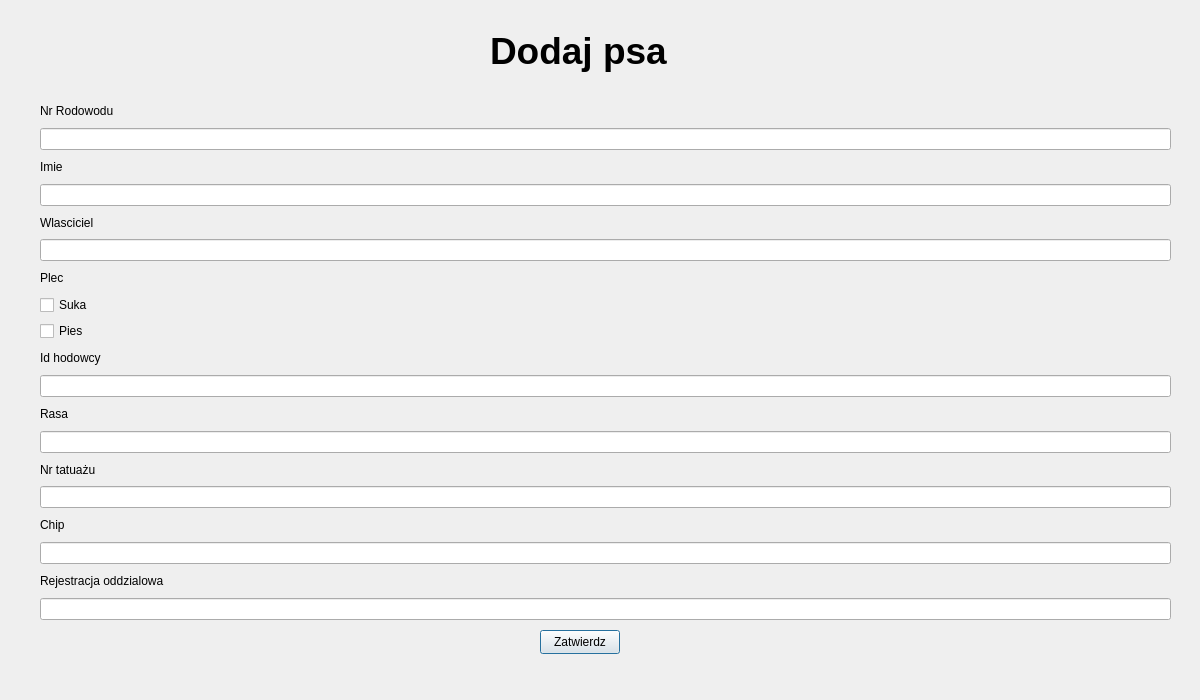
<?xml version="1.0" encoding="UTF-8"?>
<ui version="4.0">
 <class>Dodajpsaokno</class>
 <widget class="QDialog" name="Dodajpsaokno">
  <property name="geometry">
   <rect>
    <x>0</x>
    <y>0</y>
    <width>1200</width>
    <height>700</height>
   </rect>
  </property>
  <property name="windowTitle">
   <string>Dialog</string>
  </property>
  <widget class="QLabel" name="dodajpsalabel">
   <property name="geometry">
    <rect>
     <x>490</x>
     <y>20</y>
     <width>241</width>
     <height>61</height>
    </rect>
   </property>
   <property name="font">
    <font>
     <pointsize>28</pointsize>
     <bold>true</bold>
    </font>
   </property>
   <property name="text">
    <string>Dodaj psa</string>
   </property>
  </widget>
  <widget class="QPushButton" name="pushButton_zatwierdz">
   <property name="geometry">
    <rect>
     <x>540</x>
     <y>630</y>
     <width>80</width>
     <height>24</height>
    </rect>
   </property>
   <property name="text">
    <string>Zatwierdz</string>
   </property>
  </widget>
  <widget class="QWidget" name="layoutWidget">
   <property name="geometry">
    <rect>
     <x>40</x>
     <y>100</y>
     <width>1131</width>
     <height>520</height>
    </rect>
   </property>
   <layout class="QVBoxLayout" name="verticalLayout">
    <item>
     <widget class="QLabel" name="labelnrr">
      <property name="text">
       <string>Nr Rodowodu</string>
      </property>
     </widget>
    </item>
    <item>
     <widget class="QLineEdit" name="lineEdit_nrRodowodu"/>
    </item>
    <item>
     <widget class="QLabel" name="label_2">
      <property name="text">
       <string>Imie</string>
      </property>
     </widget>
    </item>
    <item>
     <widget class="QLineEdit" name="lineEdit_imie"/>
    </item>
    <item>
     <widget class="QLabel" name="label_3">
      <property name="text">
       <string>Wlasciciel</string>
      </property>
     </widget>
    </item>
    <item>
     <widget class="QLineEdit" name="lineEdit_3"/>
    </item>
    <item>
     <widget class="QLabel" name="label_4">
      <property name="text">
       <string>Plec</string>
      </property>
     </widget>
    </item>
    <item>
     <widget class="QCheckBox" name="checkBox_2">
      <property name="text">
       <string>Suka</string>
      </property>
     </widget>
    </item>
    <item>
     <widget class="QCheckBox" name="checkBox">
      <property name="text">
       <string>Pies</string>
      </property>
     </widget>
    </item>
    <item>
     <widget class="QLabel" name="label_5">
      <property name="text">
       <string>Id hodowcy </string>
      </property>
     </widget>
    </item>
    <item>
     <widget class="QLineEdit" name="lineEdit_4"/>
    </item>
    <item>
     <widget class="QLabel" name="label_6">
      <property name="text">
       <string>Rasa</string>
      </property>
     </widget>
    </item>
    <item>
     <widget class="QLineEdit" name="lineEdit_5">
      <property name="text">
       <string/>
      </property>
     </widget>
    </item>
    <item>
     <widget class="QLabel" name="label_7">
      <property name="text">
       <string>Nr tatuażu</string>
      </property>
     </widget>
    </item>
    <item>
     <widget class="QLineEdit" name="lineEdit_6"/>
    </item>
    <item>
     <widget class="QLabel" name="label_8">
      <property name="text">
       <string>Chip</string>
      </property>
     </widget>
    </item>
    <item>
     <widget class="QLineEdit" name="lineEdit_7"/>
    </item>
    <item>
     <widget class="QLabel" name="label_9">
      <property name="text">
       <string>Rejestracja oddzialowa</string>
      </property>
     </widget>
    </item>
    <item>
     <widget class="QLineEdit" name="lineEdit_8"/>
    </item>
   </layout>
  </widget>
 </widget>
 <resources/>
 <connections/>
</ui>
